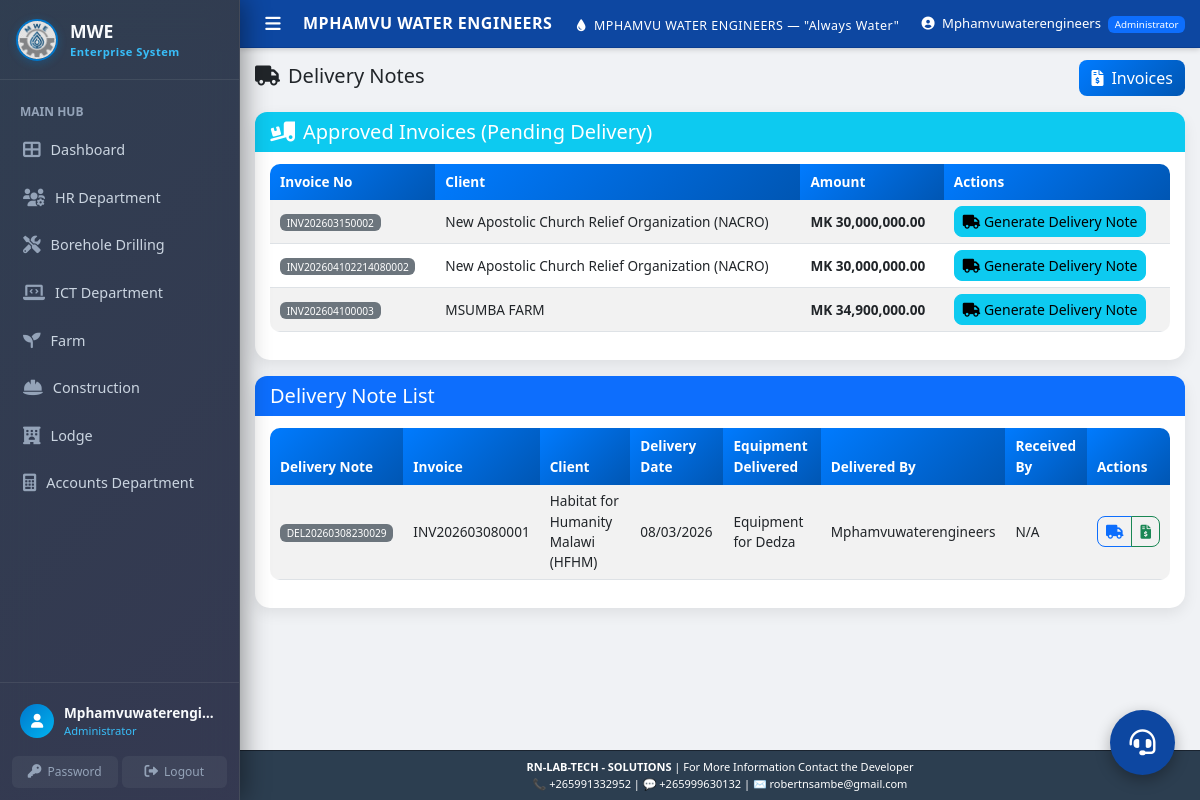
/accounts/invoices/delivery-notes (signed in), run on an earlier commit of the app's database.
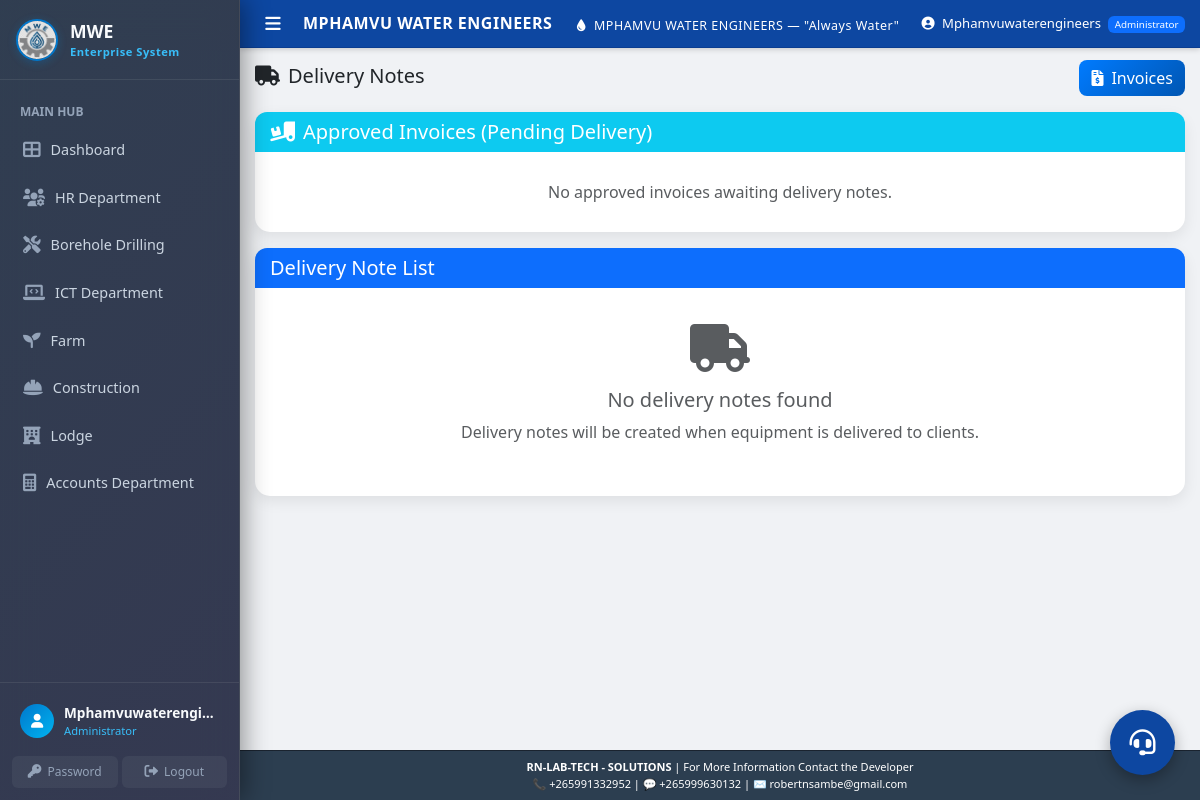
And on a later commit of the database.
### models.py (models this page shows)
class Invoice(db.Model):
    __tablename__ = 'invoices'
    invoice_id = db.Column(db.Integer, primary_key=True)
    contract_id = db.Column(db.Integer, db.ForeignKey('contracts.contract_id'), nullable=True) # Changed to True if some don't have contracts
    quotation_id = db.Column(db.Integer, db.ForeignKey('quotations.quotation_id'))
    invoice_number = db.Column(db.String(50), unique=True, nullable=False)
    invoice_date = db.Column(db.Date, nullable=False)
    due_date = db.Column(db.Date, nullable=False)
    amount = db.Column(db.Float, nullable=False)
    paid_amount = db.Column(db.Float, default=0)
    status = db.Column(db.String(20), default='Unpaid')
    is_approved = db.Column(db.Boolean, default=False)
    approved_by = db.Column(db.String(100))
    approved_date = db.Column(db.DateTime)
    payment_terms = db.Column(db.Text)
    created_at = db.Column(db.DateTime, default=datetime.utcnow)
    updated_at = db.Column(db.DateTime, default=datetime.utcnow, onupdate=datetime.utcnow)
    reference_number = db.Column(db.String(50), unique=True, default=lambda: get_reference_number('INV'))
    department = db.Column(db.String(100), default='Borehole Drilling', nullable=False)
    contract = db.relationship('Contract', backref='invoices')
    quotation = db.relationship('Quotation', backref='invoices_list')
    @property
    def latest_transaction(self):
        return Transaction.query.filter_by(invoice_id=self.invoice_id).order_by(Transaction.payment_date.desc()).first()

class Client(db.Model):
    __tablename__ = 'clients'
    client_id = db.Column(db.Integer, primary_key=True)
    client_name = db.Column(db.String(200), nullable=False)
    phone = db.Column(db.String(20), nullable=False)
    email = db.Column(db.String(100))
    address = db.Column(db.Text, nullable=False)
    project_type = db.Column(db.String(100), nullable=False)
    quotation_amount = db.Column(db.Float, default=0)
    contract_status = db.Column(db.String(20), default='Pending')
    payment_status = db.Column(db.String(20), default='Pending')
    total_transactions = db.Column(db.Integer, default=0)
    completed_transactions = db.Column(db.Integer, default=0)
    on_time_payments = db.Column(db.Integer, default=0)
    defaults = db.Column(db.Integer, default=0)
    credit_score = db.Column(db.Integer, default=0)
    created_at = db.Column(db.DateTime, default=datetime.utcnow)
    updated_at = db.Column(db.DateTime, default=datetime.utcnow, onupdate=datetime.utcnow)
    department = db.Column(db.String(100), default='Borehole Drilling', nullable=False)
    reference_number = db.Column(db.String(50), unique=True, default=lambda: get_reference_number('CLI'))

class DeliveryNote(db.Model):
    __tablename__ = 'delivery_notes'
    delivery_id = db.Column(db.Integer, primary_key=True)
    invoice_id = db.Column(db.Integer, db.ForeignKey('invoices.invoice_id'), nullable=True)
    quotation_id = db.Column(db.Integer, db.ForeignKey('quotations.quotation_id'))
    delivery_date = db.Column(db.Date, nullable=False)
    equipment_delivered = db.Column(db.Text, nullable=False)
    delivered_by = db.Column(db.String(100), nullable=False)
    received_by = db.Column(db.String(100))
    notes = db.Column(db.Text)
    status = db.Column(db.String(20), default='Delivered')
    created_at = db.Column(db.DateTime, default=datetime.utcnow)
    updated_at = db.Column(db.DateTime, default=datetime.utcnow, onupdate=datetime.utcnow)
    department = db.Column(db.String(100), default='Borehole Drilling', nullable=False)
    reference_number = db.Column(db.String(50), unique=True, default=lambda: get_reference_number('DEL'))
    invoice = db.relationship('Invoice', backref='delivery_notes_list')
    quotation = db.relationship('Quotation', backref='delivery_notes_list')

### accounts/invoice_routes.py (the view)
@finance_bp.route('/delivery-notes')
@login_required
@admin_required
def list_delivery_notes():
    query = DeliveryNote.query
    delivery_notes = apply_dept_filter(query, DeliveryNote).order_by(DeliveryNote.created_at.desc()).all()
    i_query = Invoice.query.filter_by(is_approved=True)
    approved_invoices = apply_dept_filter(i_query, Invoice).all()
    pending_delivery_invoices = []
    for inv in approved_invoices:
        quotation = inv.quotation or (inv.contract.quotation if inv.contract else None)
        if quotation and not quotation.delivery_note_generated:
            pending_delivery_invoices.append(inv)
    return render_template('accounts/delivery/list.html',
                         delivery_notes=delivery_notes,
                         pending_delivery_invoices=pending_delivery_invoices)

### templates/accounts/delivery/list.html (shortened to what this page needs)
{% extends "base.html" %}
{% block content %}
<div class="row mb-4">
    <div class="col-12">
        <div class="d-flex justify-content-between align-items-center">
            <h2><i class="fas fa-truck me-2"></i>Delivery Notes</h2>
            <a href="{{ url_for('finance.list_invoices') }}" class="btn btn-primary">
                <i class="fas fa-file-invoice-dollar me-2"></i>Invoices
            </a>
        </div>
    </div>
</div>
<div class="card mb-4 border-info">
    <div class="card-header bg-info text-white">
        <h5 class="mb-0"><i class="fas fa-truck-loading me-2"></i>Approved Invoices (Pending Delivery)</h5>
    </div>
    <div class="card-body">
        {% if pending_delivery_invoices %}
        <div class="table-responsive">
            <table class="table table-striped table-hover align-middle">
                <thead>
                    <tr>
                        <th>Invoice No</th>
                        <th>Client</th>
                        <th>Amount</th>
                        <th>Actions</th>
                    </tr>
                </thead>
                <tbody>
                    {% for inv in pending_delivery_invoices %}
                    <tr id="pending-row-{{ inv.invoice_id }}">
                        <td><span class="badge bg-secondary">{{ inv.invoice_number }}</span></td>
                        <td>
                            {% if inv.quotation %}
                                {{ inv.quotation.client.client_name }}
                            {% elif inv.contract and inv.contract.quotation %}
                                {{ inv.contract.quotation.client.client_name }}
                            {% else %}
                                <span class="text-muted">Unknown Client</span>
                            {% endif %}
                        </td>
                        <td><strong>MK {{ "{:,.2f}".format(inv.amount) }}</strong></td>
                        <td>
                            <button class="btn btn-info btn-sm" onclick="generateDeliveryNote('{{ inv.invoice_id }}')">
                                <i class="fas fa-truck"></i> Generate Delivery Note
                            </button>
                        </td>
                    </tr>
                    {% endfor %}
                </tbody>
            </table>
        </div>
        {% else %}
        <div class="text-center py-3">
            <p class="text-muted mb-0">No approved invoices awaiting delivery notes.</p>
        </div>
        {% endif %}
    </div>
</div>
<div class="card">
    <div class="card-header bg-primary text-white">
        <h5 class="mb-0">Delivery Note List</h5>
    </div>
    <div class="card-body">
        {% if delivery_notes %}
        <div class="table-responsive">
            <table class="table table-striped table-hover">
                <thead>
                    <tr>
                        <th>Delivery Note</th>
                        <th>Invoice</th>
                        <th>Client</th>
                        <th>Delivery Date</th>
                        <th>Equipment Delivered</th>
                        <th>Delivered By</th>
                        <th>Received By</th>
                        <th>Actions</th>
                    </tr>
                </thead>
                <tbody>
                    {% for delivery_note in delivery_notes %}
                    <tr>
                        <td>
                            <span class="badge bg-secondary">{{ delivery_note.reference_number }}</span>
                        </td>
                        <td>{{ delivery_note.invoice.invoice_number }}</td>
                        <td>
                            {% if delivery_note.invoice and delivery_note.invoice.quotation %}
                                {{ delivery_note.invoice.quotation.client.client_name }}
                            {% elif delivery_note.invoice and delivery_note.invoice.contract and delivery_note.invoice.contract.quotation %}
                                {{ delivery_note.invoice.contract.quotation.client.client_name }}
                            {% elif delivery_note.quotation %}
                                {{ delivery_note.quotation.client.client_name }}
                            {% else %}
                                <span class="text-muted">Unknown Client</span>
                            {% endif %}
                        </td>
                        <td>{{ delivery_note.delivery_date.strftime('%d/%m/%Y') }}</td>
                        <td>{{ delivery_note.equipment_delivered[:50] }}{% if delivery_note.equipment_delivered|length > 50 %}...{% endif %}</td>
                        <td>{{ delivery_note.delivered_by }}</td>
                        <td>{{ delivery_note.received_by or 'N/A' }}</td>
                        <td>
                            <div class="btn-group btn-group-sm">
                                <a href="{{ url_for('finance.download_delivery_note_pdf', delivery_id=delivery_note.delivery_id) }}" class="btn btn-outline-primary" title="Download Delivery Note">
                                    <i class="fas fa-truck"></i>
                                </a>
                                {% if delivery_note.invoice and delivery_note.invoice.latest_transaction %}
                                <a href="{{ url_for('finance.download_receipt', transaction_id=delivery_note.invoice.latest_transaction.transaction_id) }}" class="btn btn-outline-success" title="Download Receipt">
                                    <i class="fas fa-file-invoice-dollar"></i>
                                </a>
                                {% endif %}
                            </div>
                        </td>
                    </tr>
                    {% endfor %}
                </tbody>
            </table>
        </div>
        {% else %}
        <div class="text-center py-4">
            <i class="fas fa-truck fa-3x text-muted mb-3"></i>
            <h5 class="text-muted">No delivery notes found</h5>
            <p class="text-muted">Delivery notes will be created when equipment is delivered to clients.</p>
        </div>
        {% endif %}
    </div>
</div>
{% endblock %}

What changed in the data, as far as the page shows it:
removed Invoice: invoice_number "INV202603150002", contract.quotation.client.client_name "New Apostolic Church Relief Organization (NACRO)", amount "30,000,000.00"
removed Invoice: invoice_number "INV202604102214080002", contract.quotation.client.client_name "New Apostolic Church Relief Organization (NACRO)", amount "30,000,000.00"
removed Invoice: invoice_number "INV202604100003", quotation.client.client_name "MSUMBA FARM", amount "34,900,000.00"
removed DeliveryNote: reference_number "DEL20260308230029", invoice.invoice_number "INV202603080001", invoice.contract.quotation.client.client_name "Habitat for Humanity Malawi (HFHM)", delivery_date "08/03/2026", equipment_delivered "Equipment for Dedza", delivered_by "Mphamvuwaterengineers", received_by "N/A"
Also different on the page:
text no longer shown: "Invoice No Client Amount Actions Delivery Note Invoice Client Delivery Date Equipment Delivered Delivered By Received By Actions"
text now shown: "No approved invoices awaiting delivery notes. No delivery notes found Delivery notes will be created when equipment is delivered to clients."
